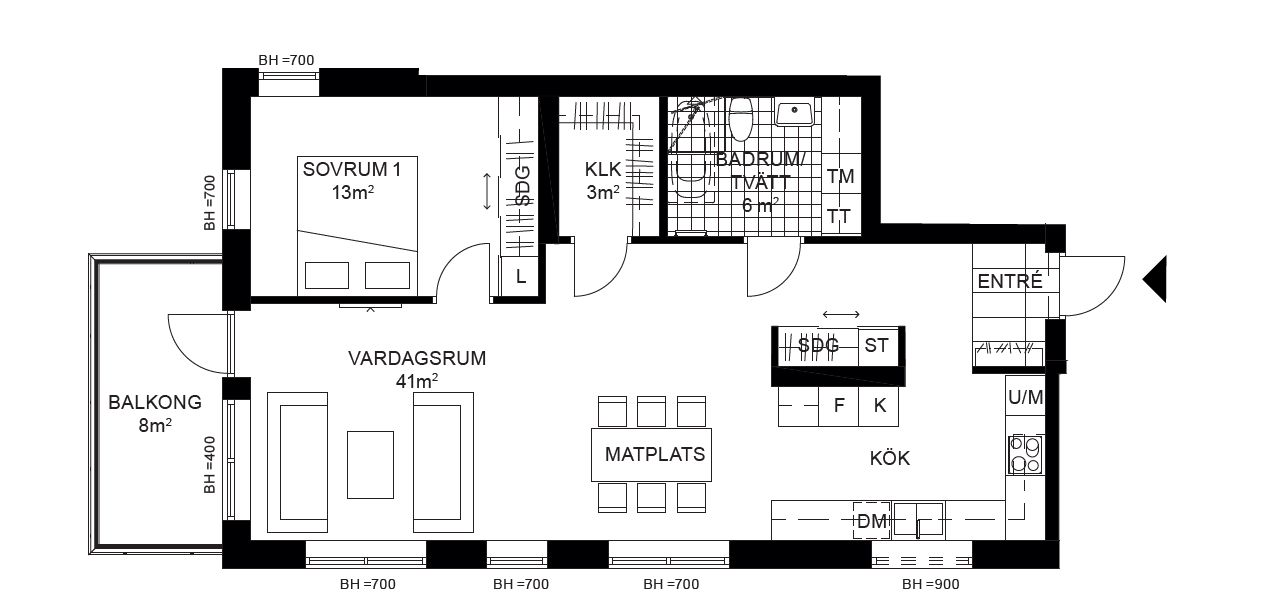
#> input picture Images/Examples/example.png, 1261 x 611 px
$ python detect_room.py
#> lines starting #> are read from the running program, lines starting #| are printed output that depends on the picture; after the words box and inside, x2 and y2 are one past the last pixel; in counts of white or black regions, pixels touching at a corner belong together
import cv2
import numpy as np

"""
Testing functions before adding them to the library
"""


def find_rooms(
    img,
    noise_removal_threshold=1,
    corners_threshold=0.001,
    room_closing_max_length=10,
    gap_in_wall_threshold=500000,
):
    """

    :param img: grey scale image of rooms, already eroded and doors removed etc.
    :param noise_removal_threshold: Minimal area of blobs to be kept.
    :param corners_threshold: Threshold to allow corners. Higher removes more of the house.
    :param room_closing_max_length: Maximum line length to add to close off open doors.
    :param gap_in_wall_threshold: Minimum number of pixels to identify component as room instead of hole in the wall.
    :return: rooms: list of numpy arrays containing boolean masks for each detected room
             colored_house: A colored version of the input image, where each room has a random color.
    """
#> called with noise_removal_threshold = 1, corners_threshold = 0.001, room_closing_max_length = 10, gap_in_wall_threshold = 500000

    assert 0 <= corners_threshold <= 1
    # Remove noise left from door removal

    img[img < 128] = 0
    img[img > 128] = 255
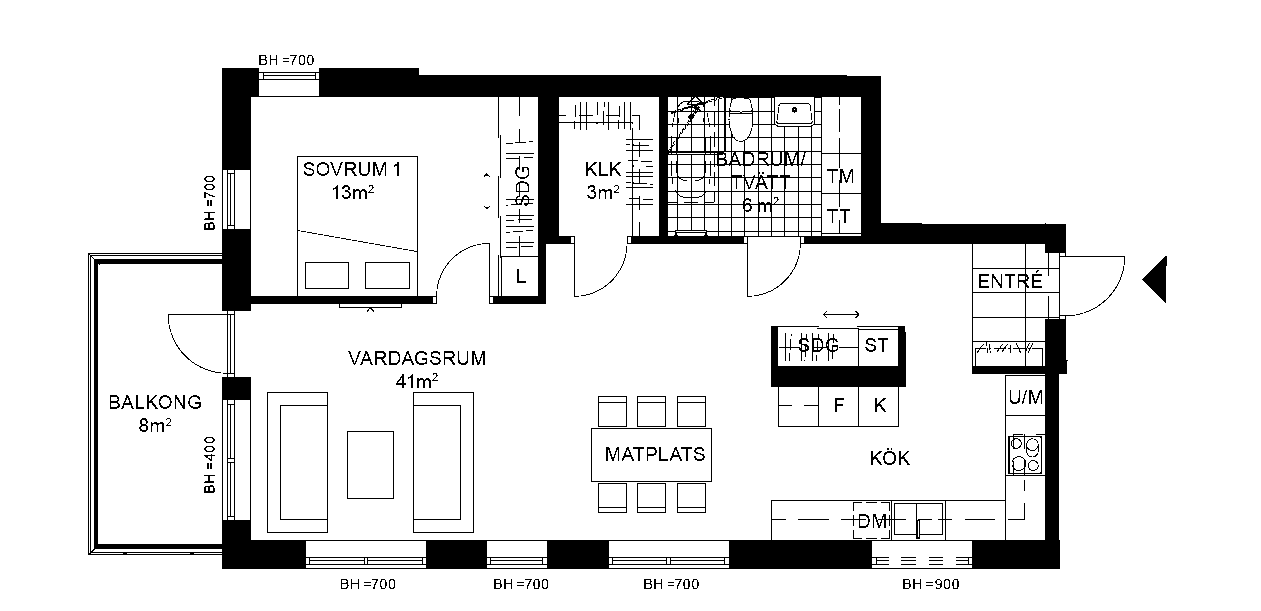
#> img: shape (611, 1261); min 0, max 255, mean 227.9
    contours, _ = cv2.findContours(~img, cv2.RETR_EXTERNAL, cv2.CHAIN_APPROX_SIMPLE)
#> contours = 46 contours, 25 with area under 20; largest, box (x1, y1, x2, y2) and area: (88, 68, 1125, 569) 427834, (1142, 256, 1167, 303) 538, (204, 222, 215, 230) 60, (644, 579, 652, 589) 59, (259, 55, 267, 65) 59
    mask = np.zeros_like(img)
    for contour in contours:
        area = cv2.contourArea(contour)
        if area > noise_removal_threshold:
            cv2.fillPoly(mask, [contour], 255)
#> this loop made 46 passes
#> area on passes 9, 10, 11, 13, 14, 15, 18, 19, 20, 23, 24, 25: 45.5, 43, 27.5, 56, 45, 45.5, 59, 43, 45.5, 56, 43, 45
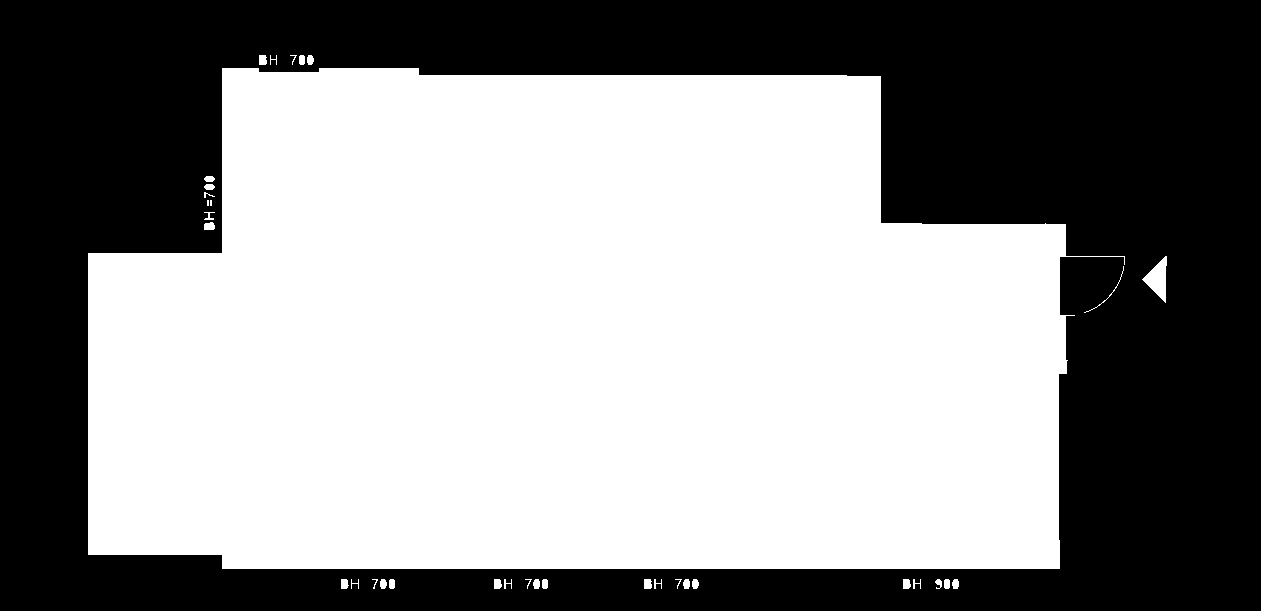
#> mask: shape (611, 1261); 56% white; 1 black region, box (x1, y1, x2, y2) and area: (0, 0, 1261, 611) 338946

    img = ~mask

    # Detect corners (you can play with the parameters here)
    dst = cv2.cornerHarris(img, 2, 3, 0.04)
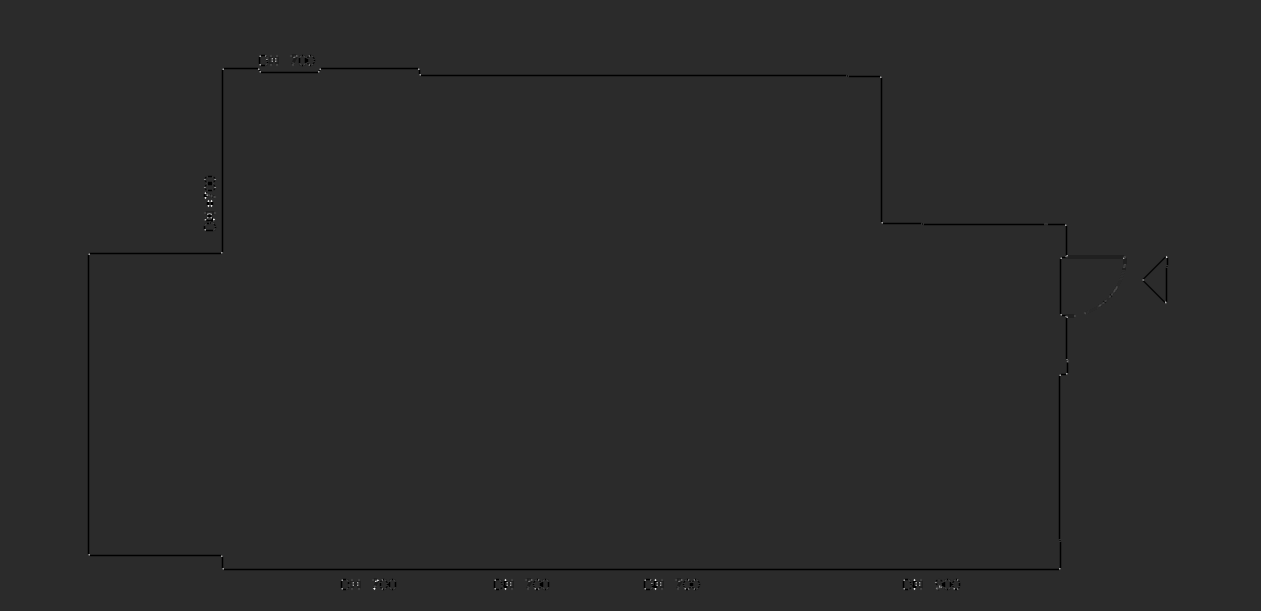
#> dst: shape (611, 1261) float32; min -0.04, max 0.193, mean -0.000225; drawn with min black and max white
    dst = cv2.dilate(dst, None)
    corners = dst > corners_threshold * dst.max()
#> corners: shape (611, 1261) bool; 0.49% white; 63 white regions (29 under 20 px), largest, box (x1, y1, x2, y2) and area: (933, 578, 961, 591) 275, (673, 578, 701, 591) 239, (523, 578, 550, 591) 223

    # Draw lines to close the rooms off by adding a line between corners on the same x or y coordinate
    # This gets some false positives.
    # You could try to disallow drawing through other existing lines for example.
    for y, row in enumerate(corners):
        x_same_y = np.argwhere(row)
        for x1, x2 in zip(x_same_y[:-1], x_same_y[1:]):

            if x2[0] - x1[0] < room_closing_max_length:
                color = 0

                cv2.line(img, (x1[0], y), (x2[0], y), color, 1)
#> this loop made 611 passes
#> x_same_y on pass 54: [269, 270, 271, 272, 275, 276, 277, 278]
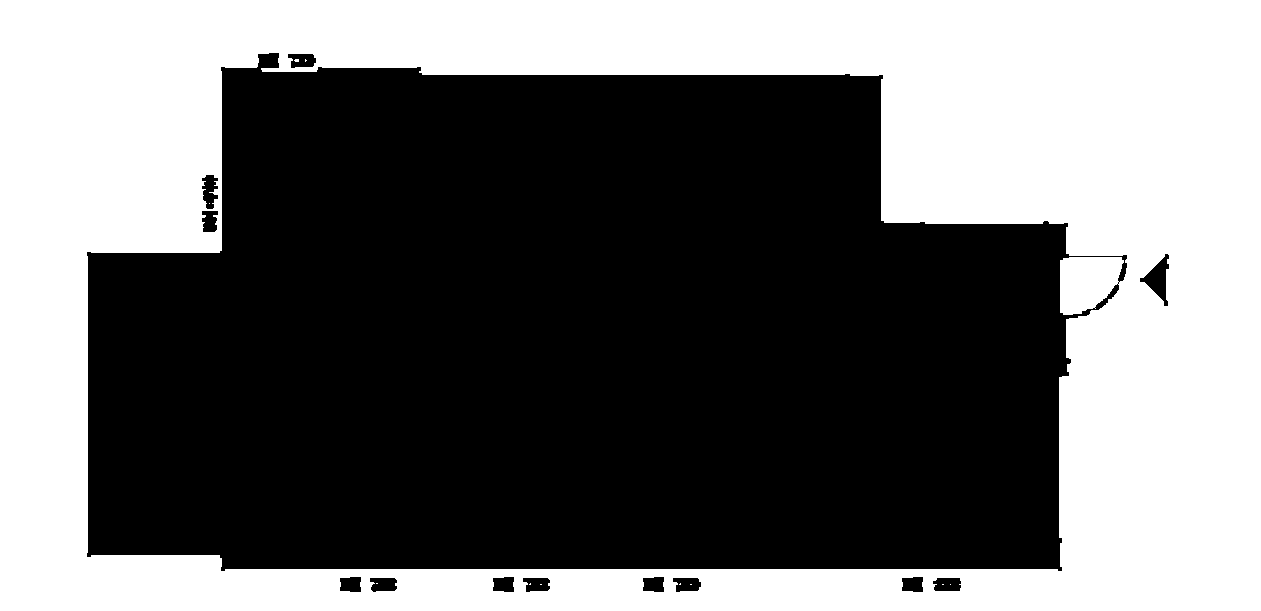
#> img: shape (611, 1261); 43.6% white; 11 white regions (10 under 20 px), largest, box (x1, y1, x2, y2) and area: (0, 0, 1261, 611) 336162

    for x, col in enumerate(corners.T):
        y_same_x = np.argwhere(col)
        for y1, y2 in zip(y_same_x[:-1], y_same_x[1:]):
            if y2[0] - y1[0] < room_closing_max_length:
                color = 0
                cv2.line(img, (x, y1[0]), (x, y2[0]), color, 1)
#> img: shape (611, 1261); 43.6% white; 4 white regions (2 under 20 px)

    # Mark the outside of the house as black
    contours, _ = cv2.findContours(~img, cv2.RETR_EXTERNAL, cv2.CHAIN_APPROX_SIMPLE)
#> contours = 12 contours; largest, box (x1, y1, x2, y2) and area: (87, 53, 1127, 571) 431652, (202, 175, 218, 232) 684, (1140, 254, 1169, 306) 593, (933, 578, 961, 591) 302, (370, 578, 397, 592) 302
    contour_sizes = [(cv2.contourArea(contour), contour) for contour in contours]
#> contour_sizes = 12 items
    biggest_contour = max(contour_sizes, key=lambda x: x[0])[1]
#> biggest_contour = contour of 166 points, box (x1, y1, x2, y2) (87, 53, 1127, 571), area 431652
    mask = np.zeros_like(mask)
    cv2.fillPoly(mask, [biggest_contour], 255)
#> mask: shape (611, 1261); 56.2% white; 1 black region, box (x1, y1, x2, y2) and area: (0, 0, 1261, 611) 337246
    img[mask == 0] = 0
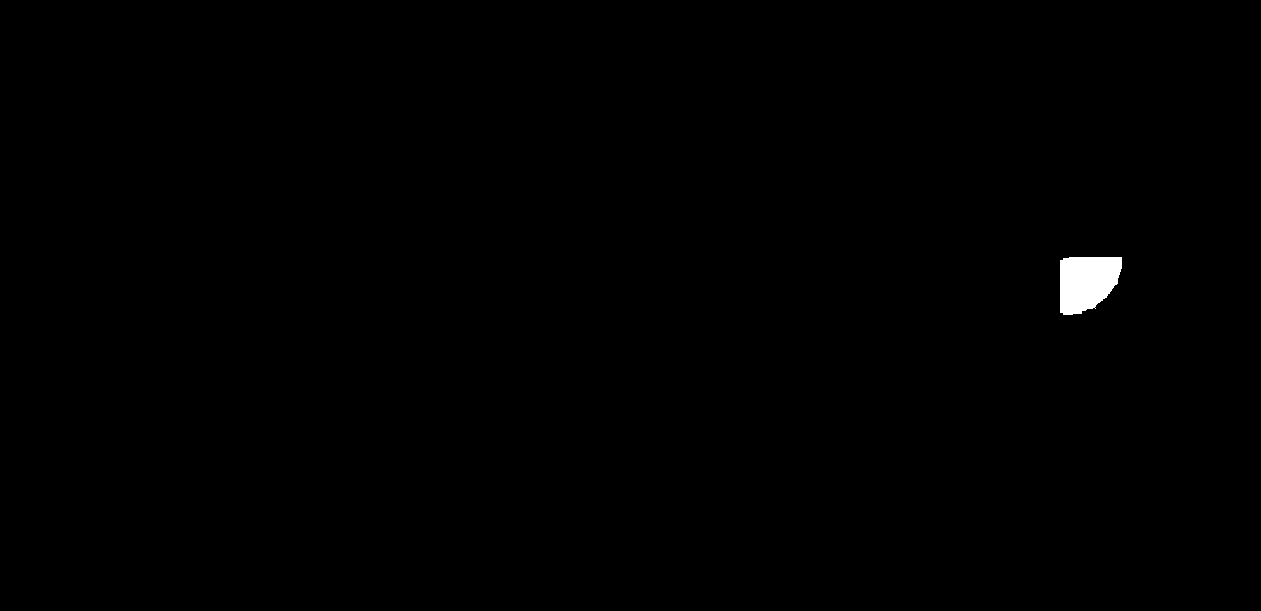
#> img: shape (611, 1261); 0.37% white; 1 white region, box (x1, y1, x2, y2) and area: (1060, 257, 1122, 315) 2889

    # Find the connected components in the house
    ret, labels = cv2.connectedComponents(img)
#> ret = 2
    img = cv2.cvtColor(img, cv2.COLOR_GRAY2RGB)
    unique = np.unique(labels)
#> unique = [0, 1]
    rooms = []
    for label in unique:
        component = labels == label
        if (
            img[component].sum() == 0
            or np.count_nonzero(component) < gap_in_wall_threshold
        ):
            color = 0
        else:
            rooms.append(component)
            color = np.random.randint(0, 255, size=3)
        img[component] = color
#> this loop made 2 passes
#> color on passes 1 to 2: 0, 0
#> img: shape (611, 1261, 3); every value is 0
#> after the loop, rooms = []

    return rooms, img


import os

example_image_path = (
    os.path.dirname(os.path.realpath(__file__)) + "/../../../Images/Examples/example.png"
)

# Read gray image
img = cv2.imread(example_image_path, 0)
rooms, colored_house = find_rooms(img.copy())
#> rooms = []
cv2.imshow("result", colored_house)
print(rooms)
cv2.waitKey()
cv2.destroyAllWindows()
